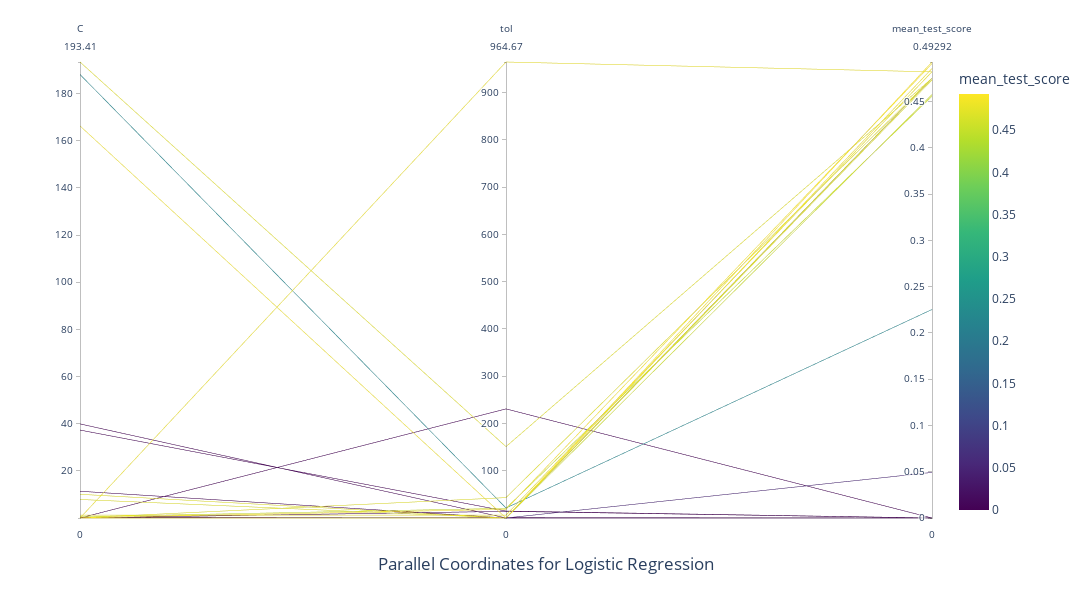

The cell this chart's notebook holds for it:
### Markdown cell above
The recall actually was not even that much improved.

The best `C` metric ended up being `~0.020913`.
The best `solver` ended up being `saga`.
The best `tol` metric ended up being `~0.09287`.

Let's look at the how these hyperparameters shake up with regards to the model `mean test results`

### Code cell
cv_results['C'] = cv_results['C'].apply(lambda x: loguniform(1e-6, 1e3).rvs())
cv_results['tol'] = cv_results['tol'].apply(lambda x: loguniform(1e-6, 1e3).rvs())

fig = px.parallel_coordinates(
    cv_results[['C', 'tol', 'mean_test_score']],
    color="mean_test_score",
    color_continuous_scale=px.colors.sequential.Viridis
)
fig.update_layout(title = 'Parallel Coordinates for Logistic Regression',
                  title_x=0.5,
                  title_y=0.05,
                  width=1400, height=600)
fig.show()

### Figure 1 — Plotly figure (JSON) as saved in the notebook; plotly's stock layout.template omitted (floating-point values rounded to 4 significant figures)
{"data": [{"dimensions": [{"label": "C", "values": [0.00355, 11.34, 0.09164, 0.004649, 2.235e-05, 10.06, 0.3507, 7.986e-06, 193.4, 188.1, 0.0002387, 8.94e-05, 39.91, 5.185e-05, 0.5215, 0.06457, 4.81e-06, 7.858, 0.1072, 0.0006165, 0.0007476, 1.268e-06, 37.29, 0.04501, 1.226, 0.0001262, 4.028e-06, 166.3, 1.04e-05, 1.9e-06]}, {"label": "tol", "values": [0.1288, 0.06743, 0.001532, 0.01545, 0.01235, 0.000549, 1.103e-06, 2.55e-06, 151.0, 21.12, 0.0438, 0.3159, 0.02502, 2.251e-06, 20.53, 43.19, 230.8, 0.0001595, 18.29, 0.002704, 0.007152, 0.7003, 14.68, 14.11, 6.132, 0.02859, 3.887e-05, 3.481e-05, 0.003093, 964.7]}, {"label": "mean_test_score", "values": [0, 0, 0.04929, 0.4753, 0, 0.4753, 0, 0, 0.4753, 0.2254, 0.4577, 0, 0, 0, 0.4559, 0.4753, 0, 0.4735, 0.4911, 0, 0, 0, 0, 0, 0.4823, 0.4929, 0.4753, 0.4859, 0.4753, 0.4823]}], "domain": {"x": [0, 1], "y": [0, 1]}, "line": {"color": [0, 0, 0.04929, 0.4753, 0, 0.4753, 0, 0, 0.4753, 0.2254, 0.4577, 0, 0, 0, 0.4559, 0.4753, 0, 0.4735, 0.4911, 0, 0, 0, 0, 0, 0.4823, 0.4929, 0.4753, 0.4859, 0.4753, 0.4823], "coloraxis": "coloraxis"}, "name": "", "type": "parcoords"}], "layout": {"coloraxis": {"colorbar": {"title": {"text": "mean_test_score"}}, "colorscale": [[0, "#440154"], [0.1111, "#482878"], [0.2222, "#3e4989"], [0.3333, "#31688e"], [0.4444, "#26828e"], [0.5556, "#1f9e89"], [0.6667, "#35b779"], [0.7778, "#6ece58"], [0.8889, "#b5de2b"], [1, "#fde725"]]}, "height": 600, "legend": {"tracegroupgap": 0}, "margin": {"t": 60}, "title": {"text": "Parallel Coordinates for Logistic Regression", "x": 0.5, "y": 0.05}, "width": 1400}}
